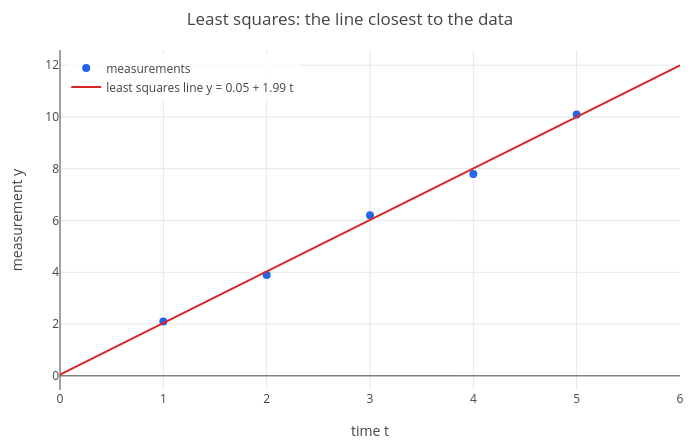

The code cell stored with this chart in its notebook:
### Markdown cell above
The best line is $y = 0.05 + 1.99\,t$, the same as by minimizing the sum of squares with partial derivatives in
[multivariable lesson 3](../multivariable/03-optimization.ipynb): setting the gradient to zero *is* the normal
equations. The plot has the time across and the measurement up:

### Code cell
D = [1 2.1; 2 3.9; 3 6.2; 4 7.8; 5 10.1];
q = show(scatter(D, [t y]), plot(0.05 + 1.99*t, t, 0, 6));
q = legend(q, "measurements", "least squares line y = 0.05 + 1.99 t");
labels(title(q, "Least squares: the line closest to the data"), "time t", "measurement y")

### Figure 1 — Plotly figure (JSON) as saved in the notebook; plotly's stock layout.template omitted (floating-point values rounded to 4 significant figures; data arrays with more than 128 entries replaced by an {"elided": "..."} marker saying what was removed)
{"data": [{"marker": {"color": "#2563eb", "size": 8}, "mode": "markers", "name": "measurements", "type": "scatter", "x": [1, 2, 3, 4, 5], "y": [2.1, 3.9, 6.2, 7.8, 10.1]}, {"line": {"color": "#dc2626", "width": 2}, "mode": "lines", "name": "least squares line y = 0.05 + 1.99 t", "type": "scatter", "x": {"elided": "402 float values"}, "y": {"elided": "402 float values"}}], "layout": {"height": 440, "legend": {"bgcolor": "rgba(255,255,255,0.8)", "x": 0.01, "xanchor": "left", "y": 0.99, "yanchor": "top"}, "margin": {"b": 50, "l": 60, "r": 20, "t": 50}, "showlegend": true, "title": {"text": "Least squares: the line closest to the data"}, "width": 700, "xaxis": {"range": [0, 6], "title": {"text": "time t"}, "zeroline": true}, "yaxis": {"range": [-0.547, 12.59], "title": {"text": "measurement y"}, "zeroline": true}}}
